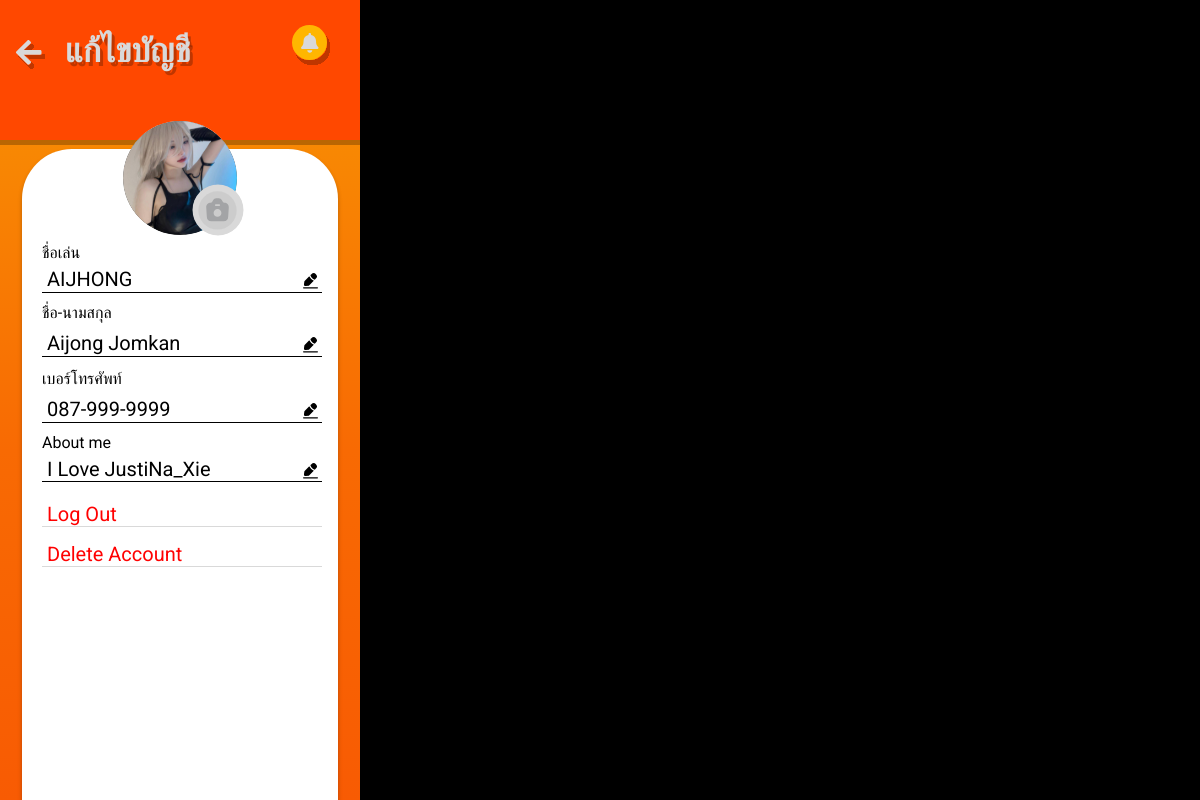
The page /php/aboutMyAccount.php (signed in) on the database its author committed.
### tables this page shows
CREATE TABLE `users` (
  `uID` int(8) NOT NULL,
  `username` text NOT NULL,
  `password` int(11) NOT NULL,
  `fullname` varchar(255) NOT NULL,
  `aboutme` text DEFAULT NULL,
  `phoneNumber` varchar(12) DEFAULT NULL,
  `email` varchar(255) NOT NULL,
  `fID` text NOT NULL,
  `mID` varchar(255) NOT NULL,
  `profileImage` varchar(255) DEFAULT NULL,
  `rID` text NOT NULL DEFAULT '100',
  `key` varchar(255) DEFAULT NULL,
  `status` int(1) NOT NULL DEFAULT 1
);

### php/aboutMyAccount.php (the view, shortened to what this page needs)
<?php
  $uID = $_SESSION["uID"];
  $sql = "SELECT
          *
          FROM users
          WHERE uID = '$uID'
          ";
  $result = mysqli_query($conn, $sql);
  $rows = mysqli_fetch_array($result)
?>
  <!DOCTYPE html>
  <html lang="en">
  <head>
      <link rel="stylesheet" href="../css/globalTEST.css" />
      <link rel="stylesheet" href="../css/editaccount.css" />
  </head>
  <body>
  <div class="hobby">
        <div class="part-header">
        <div class="group-child"></div>
          <b class="header-text">แก้ไขบัญชี</b>
          <img class="back-button" alt="" src="../images/backbutton.svg" />
          <img class="noti-button-icon" alt="" src="../images/noti.svg" />
        </div>
        <div class="part-body">
        <div class="body-background">
        <img class="profile-picture" alt="" src="../images/editacc/p2profile.svg" />
        <img class="change-profile-picture" alt="" src="../images/editacc/changepfp.svg" />
        <div class="profile-na">ชื่อเล่น</div>
        <div class="display-box-name" id="profilename">
            <div class="display-text"><?php echo $rows["username"]; ?></div>
            <img class="display-edit" src="../images/editacc/editpencil.svg" />
            <div class="display-line"></div>
          </div>
        <div class="profile-fn">ชื่อ-นามสกุล</div>
        <div class="display-box-fullname" id="profilefullname">
            <div class="display-text"><?php echo $rows["fullname"]; ?></div>
            <img class="display-edit" src="../images/editacc/editpencil.svg" />
            <div class="display-line"></div>
          </div>
        <div class="profile-tel">เบอร์โทรศัพท์</div>
        <div class="display-box-telephone" id="profiletelephone">
            <div class="display-text"><?php echo $rows["phoneNumber"]; ?></div>
            <img class="display-edit" src="../images/editacc/editpencil.svg" />
            <div class="display-line"></div>
          </div>
        <div class="label-aboutme">About me</div>
        <div class="display-box-aboutme" id="profileaboutme">
            <div class="display-text"><?php echo $rows["aboutme"]; ?></div>
            <img class="display-edit" src="../images/editacc/editpencil.svg" />
            <div class="display-line"></div>
          </div>
        <div class="logout-button" id="logout">
            <div class="display-text2">Log Out</div>
            <div class="display-line2"></div>
        </div>
        <div class="delete-button" id="delete">
            <div class="display-text2">Delete Account</div>
            <div class="display-line2"></div>
        </div>
  </div>
  </body>
  </html>

### css/globalTEST.css (style rules this page uses)
body { margin: 0 auto; line-height: normal; background: #000000; }
:root { --h4: Roboto; --subtitle-1: Roboto; --subtitle-2: Roboto; --font-size-smi: 13px; --body-2-size: 16px; --caption-size: 14px; --overline-size: 10px; --h6-size: 20px; --h5-size: 24px; --h4-size: 34px; --h3-size: 48px; --h2-size: 60px; --h1-size: 96px; --font-size-xs: 12px; --subtitle-1-size: 16px; --subtitle-2-size: 14px; --basecolor-white: #fff; --color-gray-100: rgba(255, 255, 255, 0); --color-gray-200: rgba(0, 0, 0, 0); --neutrals1: #d9d9d9; --neutrals2: #000; --accent: #ffb600; --color-orange-100: rgba(255, 182, 0, 0); --primary: #ff4800; --color-black: #000; --color-gainsboro: #d9d9d9; --error: #ff0101; --color-orange: #ffb600; --secordary: #ff8500; --success: #7cb518; --br-xl: 20px; --br-mini: 15px; --br-8xs: 5px; --br-5xs: 8px; --br-11xl: 30px; --br-6xl: 25px; --padding-2xs: 11px; --padding-lg: 18px; }

### css/editaccount.css (style rules this page uses)
.hobby { position: relative; background: linear-gradient(180deg, #f89603, #f86a03 56.25%, #f85b03); width: 360px; height: 800px; overflow: hidden; text-align: center; color: var(--neutrals1); font-size: var(--subtitle-1-size); font-family: "roboto", sans-serif; }
.part-header { position: fixed; top: 0; left: 0; width: 360px; height: 140px; }
.header-text { position: absolute; top: 30px; left: 65px; display: inline-block; width: fit-content; height: 30px; color: var(--neutrals1); text-shadow: 3px 4px 0 rgba(0, 0, 0, 0.25); font-size: var(--h4-size); font-family: "roboto", sans-serif; }
.group-child { position: absolute; top: 0; left: 0; background-color: var(--primary); box-shadow: 0 5px 0 rgba(0, 0, 0, 0.25); width: 360px; height: 140px; }
.back-button { position: absolute; height: 29px; width: 30px; top: 40px; left: 15px; max-width: 100%; overflow: hidden; max-height: 100%; }
.noti-button-icon { position: absolute; top: 25px; left: 292px; z-index: 1; }
.body-background { position: absolute; border-radius: 50px; background-color: #fff; top: 0px; left: 22px; width: 316px; height: 703px; box-shadow: 0 3px 4px rgba(0, 0, 0, 0.25); }
.part-body { position: absolute; top: 149px; left: 0px; width: 360px; height: 760px; text-align: left; font-size: var(--button-size); color: var(--neutrals2); }
.profile-picture { position: absolute; top: -28px; left: 101px; border-radius: 100%; background-color: var(--neutrals1); width: 114px; height: 114px; }
.change-profile-picture { position: absolute; top: 35px; left: 170px; border-radius: 100%; width: 52px; height: 52px; cursor: pointer; }
.profile-na { position: absolute; height: 24px; top: 94px; left: 20px; font-size: 60px; display: inline-block; width: 316px; font-size: var(--subtitle-1-size); }
.profile-fn { position: absolute; top: 154px; left: 20px; font-size: var(--subtitle-1-size); display: inline-block; width: 216px; height: 24px; }
.profile-tel { position: absolute; top: 220px; left: 20px; font-size: var(--subtitle-1-size); display: inline-block; width: 216px; height: 24px; }
.label-aboutme { position: absolute; top: 284px; left: 20px; font-size: var(--subtitle-1-size); display: inline-block; width: 216px; height: 24px; }
.display-box-name { position: absolute; top: 114px; width: 316px; height: 30px; }
.display-box-fullname { position: absolute; top: 178px; width: 316px; height: 30px; }
.display-box-telephone { position: absolute; top: 244px; width: 316px; height: 30px; }
.display-box-aboutme { position: relative; top: 304px; width: 316px; height: fit-content; padding-bottom: 5px; }
.display-text { position: relative; display: inline-block; word-break: break-all; width: 240px; height: fit-content; top: 4px; left: 25px; vertical-align: middle; text-align: left; font-size: var(--h6-size); }
.display-edit { position: absolute; width: 15px; height: 25px; top: 5px; right: 20px; cursor: pointer; }
.display-line { position: absolute; width: 280px; bottom: 2px; left: 20px; border-bottom: 1.5px solid; margin-bottom: -1.5px; color: var(--neutrals2); }
.logout-button { position: relative; top: 320px; width: 316px; height: 30px; cursor: pointer; }
.delete-button { position: relative; top: 330px; width: 316px; height: 30px; cursor: pointer; }
.display-text2 { position: relative; display: inline-block; width: 240px; height: 30px; top: 4px; left: 25px; vertical-align: middle; text-align: left; font-size: var(--h6-size); color: var(--error); }
.display-line2 { position: absolute; width: 280px; top: 28px; left: 20px; border-bottom: 1px solid; margin-bottom: -1px; color: var(--neutrals1); }

### rows shown on the page
users: username "AIJHONG", fullname "Aijong Jomkan", phoneNumber "087-999-9999", aboutme "I Love JustiNa_Xie"
